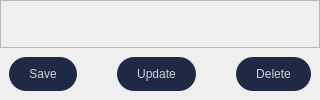
           <widget class="QWidget" name="widget_7" native="true">
            <layout class="QVBoxLayout" name="verticalLayout_4">
             <property name="spacing">
              <number>0</number>
             </property>
             <property name="leftMargin">
              <number>0</number>
             </property>
             <property name="topMargin">
              <number>0</number>
             </property>
             <property name="rightMargin">
              <number>0</number>
             </property>
             <property name="bottomMargin">
              <number>0</number>
             </property>
             <item>
              <widget class="QFrame" name="frame_14">
               <property name="frameShape">
                <enum>QFrame::StyledPanel</enum>
               </property>
               <property name="frameShadow">
                <enum>QFrame::Raised</enum>
               </property>
               <layout class="QHBoxLayout" name="horizontalLayout_11"/>
              </widget>
             </item>
             <item>
              <widget class="QFrame" name="frame_16">
               <property name="styleSheet">
                <string notr="true">
border-radius:10</string>
               </property>
               <property name="frameShape">
                <enum>QFrame::StyledPanel</enum>
               </property>
               <property name="frameShadow">
                <enum>QFrame::Raised</enum>
               </property>
               <layout class="QHBoxLayout" name="horizontalLayout_13">
                <property name="spacing">
                 <number>40</number>
                </property>
                <item>
                 <widget class="QPushButton" name="save">
                  <property name="styleSheet">
                   <string notr="true">background-color: rgb(30, 41, 70);
color: rgb(208, 208, 208);
padding-left:20px;
padding-right:20px;
padding-top:10px;
padding-bottom:10px;
border-radius:17;
font: 10pt &quot;arial&quot;;</string>
                  </property>
                  <property name="text">
                   <string>Save</string>
                  </property>
                 </widget>
                </item>
                <item>
                 <widget class="QPushButton" name="pushButton_6">
                  <property name="styleSheet">
                   <string notr="true">background-color: rgb(30, 41, 70);
color: rgb(208, 208, 208);
padding-left:20px;
padding-right:20px;
padding-top:10px;
padding-bottom:10px;
border-radius:17;
font: 10pt &quot;arial&quot;;</string>
                  </property>
                  <property name="text">
                   <string>Update</string>
                  </property>
                 </widget>
                </item>
                <item>
                 <widget class="QPushButton" name="delete_2">
                  <property name="styleSheet">
                   <string notr="true">background-color: rgb(30, 41, 70);
color: rgb(208, 208, 208);
padding-left:20px;
padding-right:20px;
padding-top:10px;
padding-bottom:10px;
border-radius:17;
font: 10pt &quot;arial&quot;;</string>
                  </property>
                  <property name="text">
                   <string>Delete</string>
                  </property>
                 </widget>
                </item>
               </layout>
              </widget>
             </item>
            </layout>
           </widget>
